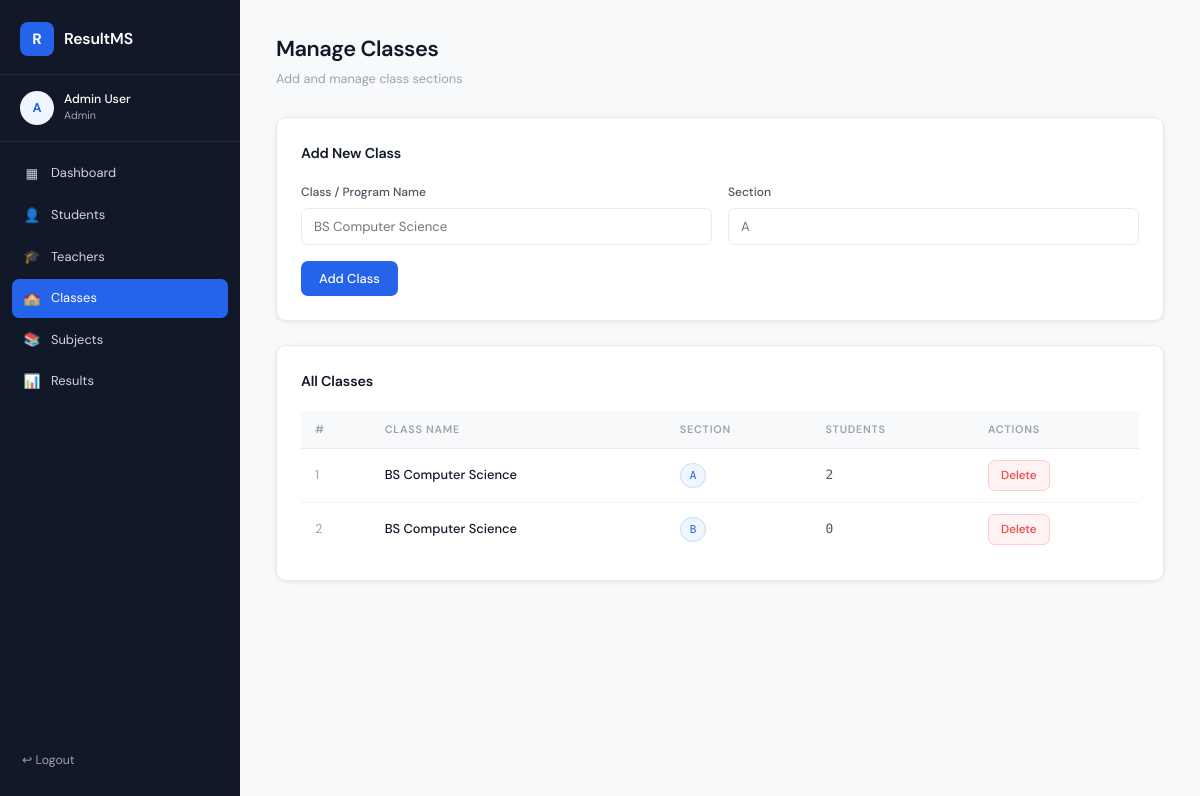
Screenshot of /admin/manage_classes.php (signed in) with the database file from the repository.
### tables this page shows
CREATE TABLE classes (
  id          INT AUTO_INCREMENT PRIMARY KEY,
  class_name  VARCHAR(50) NOT NULL,
  section     VARCHAR(10) NOT NULL,
  created_at  TIMESTAMP DEFAULT CURRENT_TIMESTAMP
);

### admin/manage_classes.php (the view, shortened to what this page needs)
<?php
require_once '../includes/db.php';
$classes = $conn->query("
    SELECT c.*, COUNT(s.id) as student_count
    FROM classes c LEFT JOIN students s ON s.class_id = c.id
    GROUP BY c.id ORDER BY c.class_name
");
include '../includes/header.php';
?>
<div class="page-header">
  <div>
    <h1 class="page-title">Manage Classes</h1>
    <p class="page-subtitle">Add and manage class sections</p>
  </div>
</div>
<div class="card">
  <div class="card-title">Add New Class</div>
  <form method="POST">
    <div class="form-grid">
      <div class="form-group">
        <label>Class / Program Name</label>
        <input type="text" name="class_name" placeholder="BS Computer Science" required>
      </div>
      <div class="form-group">
        <label>Section</label>
        <input type="text" name="section" placeholder="A" maxlength="10" required>
      </div>
    </div>
    <div class="mt-4">
      <button type="submit" class="btn btn-primary">Add Class</button>
    </div>
  </form>
</div>
<div class="card">
  <div class="card-title">All Classes</div>
  <div class="table-wrapper">
    <?php if ($classes->num_rows > 0): ?>
    <table>
      <thead>
        <tr><th>#</th><th>Class Name</th><th>Section</th><th>Students</th><th>Actions</th></tr>
      </thead>
      <tbody>
        <?php $i=1; while ($row = $classes->fetch_assoc()): ?>
        <tr>
          <td class="text-muted"><?= $i++ ?></td>
          <td><strong><?= htmlspecialchars($row['class_name']) ?></strong></td>
          <td><span class="badge badge-blue"><?= htmlspecialchars($row['section']) ?></span></td>
          <td class="mono"><?= $row['student_count'] ?></td>
          <td>
            <a href="?delete=<?= $row['id'] ?>"
               class="btn btn-sm btn-danger"
               data-confirm="Delete this class? Students and subjects linked to it will also be deleted.">Delete</a>
          </td>
        </tr>
        <?php endwhile; ?>
      </tbody>
    </table>
    <?php else: ?>
      <div class="no-data">No classes yet.</div>
    <?php endif; ?>
  </div>
</div>
<?php include '../includes/footer.php'; ?>

### assets/css/style.css (style rules this page uses)
*, *::before, *::after { box-sizing: border-box; margin: 0; padding: 0; }
:root { --bg: #f8f9fb; --surface: #ffffff; --border: #e8eaed; --border-soft: #f0f2f5; --text-1: #111827; --text-2: #4b5563; --text-3: #9ca3af; --accent: #2563eb; --accent-soft: #eff6ff; --accent-dark: #1d4ed8; --danger: #ef4444; --success: #10b981; --warning: #f59e0b; --sidebar-w: 240px; --radius: 10px; --shadow: 0 1px 3px rgba(0,0,0,.06), 0 1px 8px rgba(0,0,0,.04); --shadow-md: 0 4px 16px rgba(0,0,0,.08); }
html { font-size: 15px; }
body { font-family: 'DM Sans', sans-serif; background: var(--bg); color: var(--text-1); line-height: 1.6; min-height: 100vh; }
.page-header { margin-bottom: 28px; display: flex; align-items: flex-start; justify-content: space-between; flex-wrap: wrap; gap: 12px; }
.page-title { font-size: 1.45rem; font-weight: 600; letter-spacing: -.02em; color: var(--text-1); }
.page-subtitle { font-size: .85rem; color: var(--text-3); margin-top: 2px; }
.card { background: var(--surface); border: 1px solid var(--border); border-radius: var(--radius); box-shadow: var(--shadow); padding: 24px; margin-bottom: 24px; }
.card-title { font-size: .95rem; font-weight: 600; margin-bottom: 18px; color: var(--text-1); letter-spacing: -.01em; }
.table-wrapper { overflow-x: auto; }
table { width: 100%; border-collapse: collapse; font-size: .86rem; }
thead th { text-align: left; padding: 10px 14px; font-size: .72rem; font-weight: 600; text-transform: uppercase; letter-spacing: .07em; color: var(--text-3); border-bottom: 1px solid var(--border); background: var(--bg); }
tbody td { padding: 11px 14px; border-bottom: 1px solid var(--border-soft); color: var(--text-2); vertical-align: middle; }
tbody tr:last-child td { border-bottom: none; }
td strong { color: var(--text-1); font-weight: 500; }
.form-grid { display: grid; grid-template-columns: repeat(auto-fit, minmax(240px, 1fr)); gap: 16px; }
.form-group { display: flex; flex-direction: column; gap: 6px; }
.form-group label { font-size: .8rem; font-weight: 500; color: var(--text-2); }
.form-group input, .form-group select, .form-group textarea { padding: 9px 12px; border: 1px solid var(--border); border-radius: 7px; font-family: inherit; font-size: .88rem; color: var(--text-1); background: var(--surface); transition: border-color .15s, box-shadow .15s; outline: none; width: 100%; }
.btn { display: inline-flex; align-items: center; gap: 6px; padding: 9px 18px; border-radius: 7px; border: none; cursor: pointer; font-family: inherit; font-size: .86rem; font-weight: 500; text-decoration: none; transition: all .15s; white-space: nowrap; }
.btn-primary { background: var(--accent); color: #fff; }
.btn-danger { background: #fef2f2; color: var(--danger); border: 1px solid #fecaca; }
.btn-sm { padding: 5px 12px; font-size: .78rem; }
.badge { display: inline-block; padding: 3px 9px; border-radius: 20px; font-size: .73rem; font-weight: 500; font-family: 'DM Mono', monospace; }
.badge-blue { background: #eff6ff; color: var(--accent); border: 1px solid #bfdbfe; }
.mt-4 { margin-top: 16px; }
.text-muted { color: var(--text-3); }
.mono { font-family: 'DM Mono', monospace; }

### rows the page displays
classes: class_name "BS Computer Science", section "A", student_count "2"
classes: class_name "BS Computer Science", section "B", student_count "0"

### other values shown
APP_NAME "ResultMS"
substr($full_name, 0, 1) "A"
$full_name "Admin User"
$role "Admin"
$item['icon'] "▦"
$item['label'] "Dashboard"
$item['icon'] "👤"
$item['label'] "Students"
$item['icon'] "🎓"
$item['label'] "Teachers"
$item['icon'] "🏫"
$item['label'] "Classes"
$item['icon'] "📚"
$item['label'] "Subjects"
$item['icon'] "📊"
